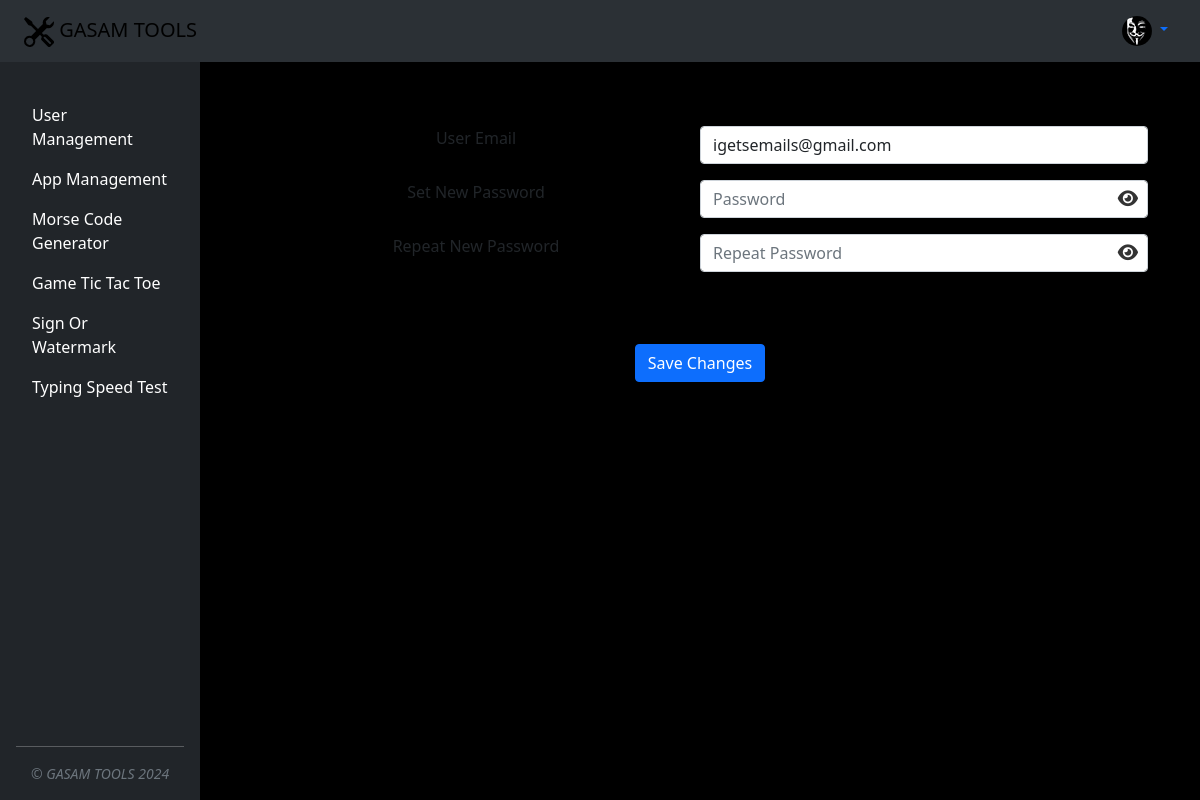
The app's page /settings (signed in), older data.
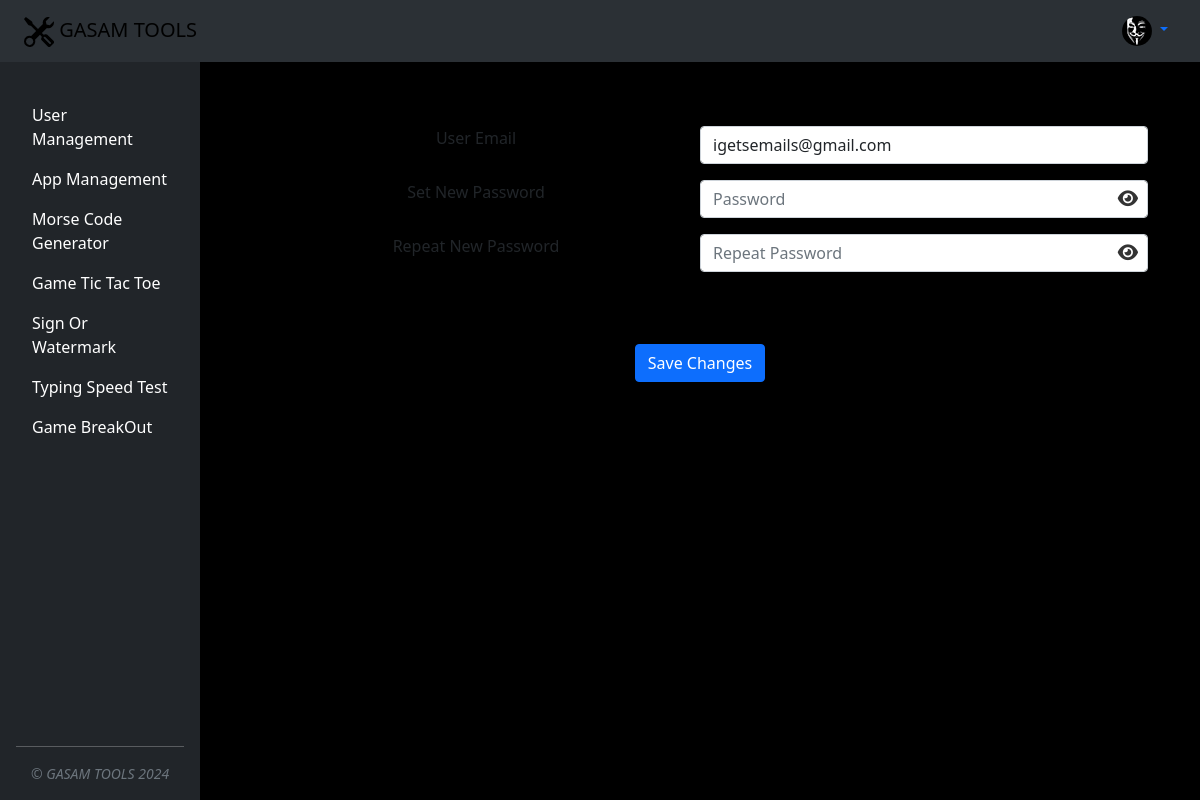
The same page, newer data.
### main.py (models this page shows)
class GasamApp(db.Model):
    __tablename__ = "gasam_apps"
    id = db.Column(db.Integer, primary_key=True)
    title = db.Column(db.String(250), unique=True, nullable=False)
    subtitle = db.Column(db.String(250))
    app_url = db.Column(db.String(250), unique=True)
    users = relationship("User", secondary=user_app_association, back_populates="apps")

### main.py (the view)
@app.route('/settings', methods=["GET", "POST", "PUT"])
@login_required
def settings():
    if request.method == 'PUT':
        json_data = request.get_json()
        if check_password_hash(current_user.password, json_data['user_password']):
            json_data['correct_password'] = True
            current_user.email = json_data['user_email']
            if json_data['user_new_password'] != '':
                hashed_password = generate_password_hash(json_data['user_new_password'], method='pbkdf2:sha256',
                                                         salt_length=8)
                current_user.password = hashed_password
            db.session.commit()  # Commit the changes to the database
        else:
            json_data['correct_password'] = False
        return jsonify(json_data)
    else:
        return render_template("settings.html",
                               user_approved=current_user.approved,
                               user_apps=current_user.apps,
                               user_email=current_user.email,
                               )

### main.py (called while the page is built)
@login_manager.user_loader
def load_user(user_id):
    return db.session.get(User, int(user_id))

### templates/settings.html (shortened to what this page needs)
{% include "header.html" %}
{% if user_approved: %}
  {% extends "base.html" %}
    {% block content %}
    <div class="container mt-5">
        <div class="container">
            <div class="row">
                <label class="col-12 col-md-6 mt-3 text-center" for="gasamProfileUserEmail">User Email</label>
                <div class="col-12 col-md-6 position-relative p-0 mt-3">
                    <input class="form-control" id='gasamProfileUserEmail' type="text" value="{{ user_email }}" autocomplete="off" />
                </div>
            </div>
            <div class="row">
                <label class="col-12 col-md-6 mt-3 text-center" for="gasamSettingsUserPassword">Set New Password</label>
                <div class="col-12 col-md-6 position-relative p-0 mt-3">
                    <input type="password" class="form-control" id="gasamSettingsUserPassword" placeholder="Password" name="password" required oninput="proceedBttnControl('gasamSettingsUserPassword', 'gasamSettingsUserRepeatPassword')">
                    <span class="toggle-password position-absolute" id="gasamTogglePassword" style="top: 50%; right: 10px; transform: translateY(-50%); cursor: pointer;">
                        <i class="fa fa-eye"></i>
                    </span>
                </div>
            </div>
            <div class="row">
                <label class="col-12 col-md-6 mt-3 text-center" for="gasamSettingsUserRepeatPassword">Repeat New Password</label>
                <div class="col-12 col-md-6 position-relative p-0 mt-3">
                    <input type="password" class="form-control" id="gasamSettingsUserRepeatPassword" placeholder="Repeat Password" name="repeat_password" required oninput="validatePassword('gasamSettingsUserPassword', 'gasamSettingsUserRepeatPassword')">
                    <span class="toggle-password" id="gasamToggleRepeatPassword">
                     <i class="fa fa-eye"></i>
                    </span>
                </div>
            </div>
            <br>
            <div class="d-flex justify-content-center">
                <button type="button" class="btn btn-primary mt-5" data-bs-toggle="modal" data-bs-target="#exampleModal" id="gasamProceedBttn">
                    Save Changes
                </button>
            </div>
        </div>
    </div>
    <div class="toast-container position-fixed bottom-0 end-0 p-3">
    </div>
    {% endblock %}
{% else: %}
    <div class="container">
      <p class="text-center">Your account is pending approval. You will receive email with confirmation.</p>
    </div>
{% endif %}

### templates/base.html (shortened to what this page needs)
<div class="d-flex gasam main-container">
  <div class="d-flex flex-column flex-shrink-0 p-3 text-bg-dark sidebar" style="width: 200px;">
    <ul class="nav nav-pills flex-column mb-auto gasam sidebar">
      {% for app in user_apps %}
      <li class="nav-item">
        <a href="{{url_for('access_app', app_name=app.app_url) }}"
           class="nav-link text-white {% if app_name and app_name==app.app_url: %} active {% endif %}"
           aria-current="page"
           id="{{ app.app_url }}">
          <p class="gasam app-name" title="{{ app.subtitle }}">{{ app.title }}</p>
        </a>
      </li>
      {% endfor %}
    </ul>
    <div class="small text-center text-muted fst-italic">&copy; GASAM TOOLS <span id="gasam-footer-year"></span></div>
  </div>
  <div class="flex-grow-1 p-3 content d-flex flex-column gasam main-window">
    {% block content %} {% endblock %}
  </div>
</div>

Row changes from the older to the newer data that the page shows:
added GasamApp: title "Game BreakOut"
